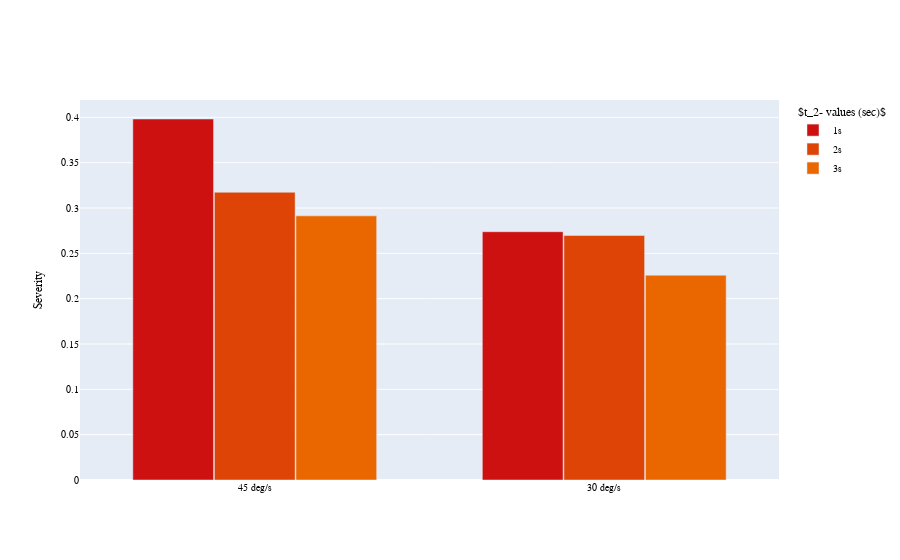

The cell this chart's notebook holds for it:
### Code cell
import plotly.graph_objects as go
#t2=['$t_2=1s$', '$t_2=2s$', '$t_2=3s$']
#q= [np.mean(St6tr45h0_mean_max),np.mean(St7tr45h0_mean_max),np.mean(St8tr45h0_mean_max)]
#r= [np.mean(St7tr30h0_mean_max),np.mean(St8tr30h0_mean_max),np.mean(St9tr30h0_mean_max)]

t2=['45 deg/s', '30 deg/s']
q= [np.mean(St6tr45h0_mean_max),np.mean(St7tr30h0_mean_max)]
r= [np.mean(St7tr45h0_mean_max),np.mean(St8tr30h0_mean_max)]
t = [np.mean(St8tr45h0_mean_max),np.mean(St9tr30h0_mean_max) ] 
fig = go.Figure(data=[
    go.Bar(name="1s", x=t2, y=q, marker={'color':'#cd1010'}),
    go.Bar(name='2s', x=t2, y=r,marker={'color':'#dd4405'}),
    go.Bar(name='3s', x=t2, y=t,marker={'color':'#ea6700'})
])
# Change the bar mode
fig.update_layout(barmode='group', bargap=0.3, bargroupgap=0.01,
    #title="Average Maximum Severity wrt Warning Alert Level", title_x=0.45, 
    #xaxis_title="Time (s)",
    yaxis_title="Severity",
    legend_title=" $t_2- values (sec)$",
    font=dict(
        family="Helvetica",
        size=10,
        color="Black"
    )
)

fig.write_image("images/low_tr.pdf")
fig.show()

### Figure 1 — Plotly figure (JSON) as saved in the notebook; plotly's stock layout.template omitted (floating-point values rounded to 4 significant figures)
{"data": [{"marker": {"color": "#cd1010"}, "name": "1s", "type": "bar", "x": ["45 deg/s", "30 deg/s"], "y": [0.3982, 0.2738]}, {"marker": {"color": "#dd4405"}, "name": "2s", "type": "bar", "x": ["45 deg/s", "30 deg/s"], "y": [0.3173, 0.2697]}, {"marker": {"color": "#ea6700"}, "name": "3s", "type": "bar", "x": ["45 deg/s", "30 deg/s"], "y": [0.2913, 0.2259]}], "layout": {"autosize": true, "bargap": 0.3, "bargroupgap": 0.01, "barmode": "group", "font": {"color": "Black", "family": "Helvetica", "size": 10}, "legend": {"title": {"text": " $t_2- values (sec)$"}}, "xaxis": {"autorange": true, "range": [-0.5, 1.5], "type": "category"}, "yaxis": {"autorange": true, "range": [0, 0.4191], "title": {"text": "Severity"}, "type": "linear"}}}
